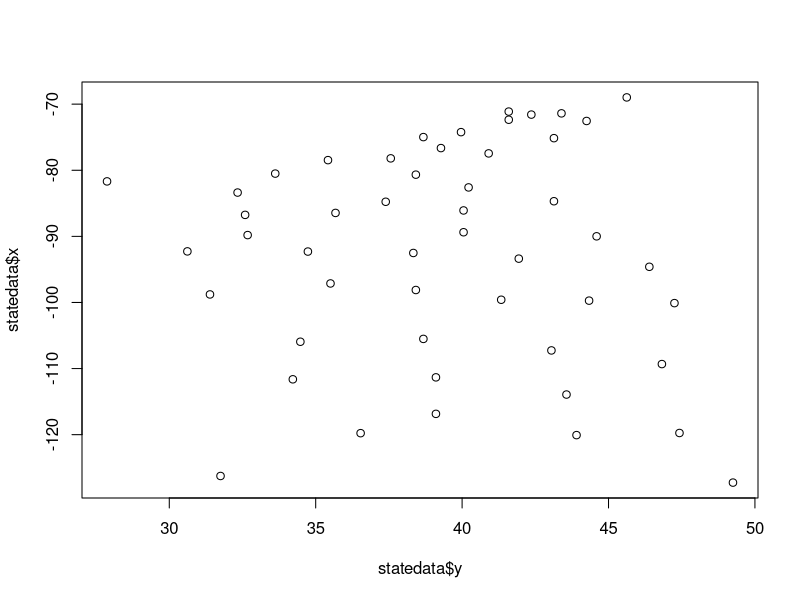
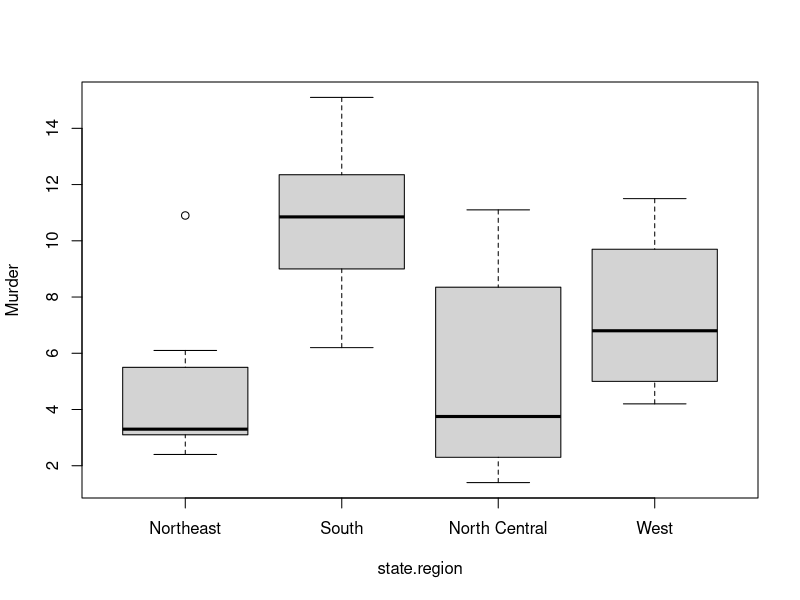
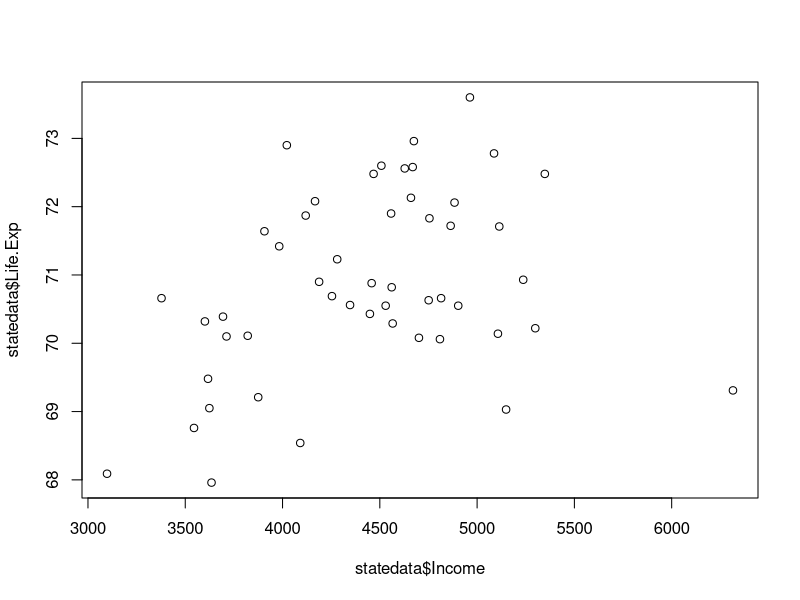

The R script that drew these images, in order:
setwd("D:/doc/study/TheAnalyticsEdge/unit2")

data(state)

statedata = cbind(data.frame(state.x77), state.abb, state.area, state.center,  state.division, state.name, state.region)
str(statedata)

plot(statedata$y, statedata$x)

tapply(statedata$HS.Grad, statedata$state.region, mean)

boxplot(Murder~state.region, data=statedata)

subset(statedata,state.region=="Northeast", Murder)

lmState<-lm(Life.Exp~Population+Income+Illiteracy+Murder+ HS.Grad+Frost+Area, data=statedata)
summary(lmState)

plot(statedata$Income, statedata$Life.Exp)

lmState2<-lm(Life.Exp~Population+Murder+ HS.Grad+Frost, data=statedata)
summary(lmState2)
sort(predict(lmState2))
statedata[which.min(statedata$Life.Exp),]

sort(predict(lmState2))
statedata[which.max(statedata$Life.Exp),]

which.min(abs(lmState2$residuals))
which.max(abs(lmState2$residuals))
